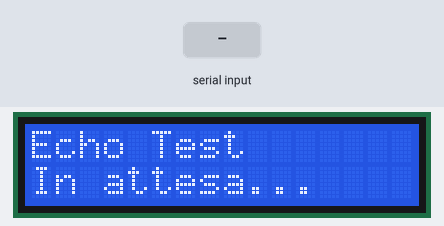
Simulated run of this sketch. Board: Arduino Uno, built with avr-gcc and run on an emulated ATmega328P. On the bench: 16×2 character LCD. The test bench sets the inputs (shaded band). What the sketch prints to the serial monitor is not drawn.

Above: at 1.2 s.
1.3 s: "<msg:>" received over Serial
At 2.8 s:
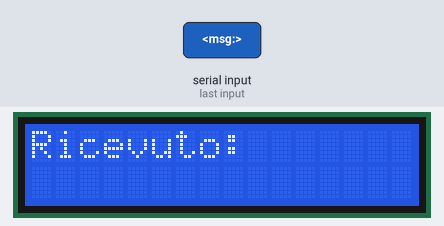
Timing chart, 0 to 4.3 s (numbered marks = the images above; inputs shaded):
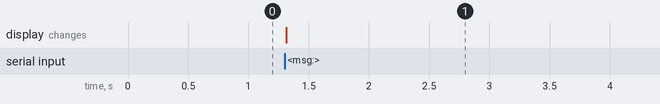

Measured:
- after the input at 1.3 s, the display: changes at once (image 1)

The sketch:

echo_test.ino
```cpp
/*
 * Echo Test — mENIAC RoboCup Junior 2026
 * Riceve <msg:parola> da Raspberry Pi,
 * mostra la parola sul display LCD,
 * reinvia lo stesso pacchetto al Raspberry.
 */

#include <Wire.h>
#include <LiquidCrystal_I2C.h>

#define BAUD_RATE 115200

LiquidCrystal_I2C lcd(0x27, 16, 2);

void setup() {
  Serial.begin(BAUD_RATE);
  Wire.begin();
  lcd.init();
  lcd.backlight();

  lcd.print("Echo Test");
  lcd.setCursor(0, 1);
  lcd.print("In attesa...");
}

void loop() {
  if (!Serial.available()) return;

  // Leggi fino al delimitatore '>'
  String pacchetto = Serial.readStringUntil('>');
  pacchetto.trim();

  // Verifica formato: deve iniziare con "<msg:"
  if (!pacchetto.startsWith("<msg:")) return;

  // Estrai la parola (tutto dopo "<msg:")
  String parola = pacchetto.substring(5);

  // Mostra sul display LCD
  lcd.clear();
  lcd.setCursor(0, 0);
  lcd.print("Ricevuto:");
  lcd.setCursor(0, 1);
  lcd.print(parola);

  // Reinvia il pacchetto originale al Raspberry (echo)
  Serial.println("<msg:" + parola + ">");
}
```
